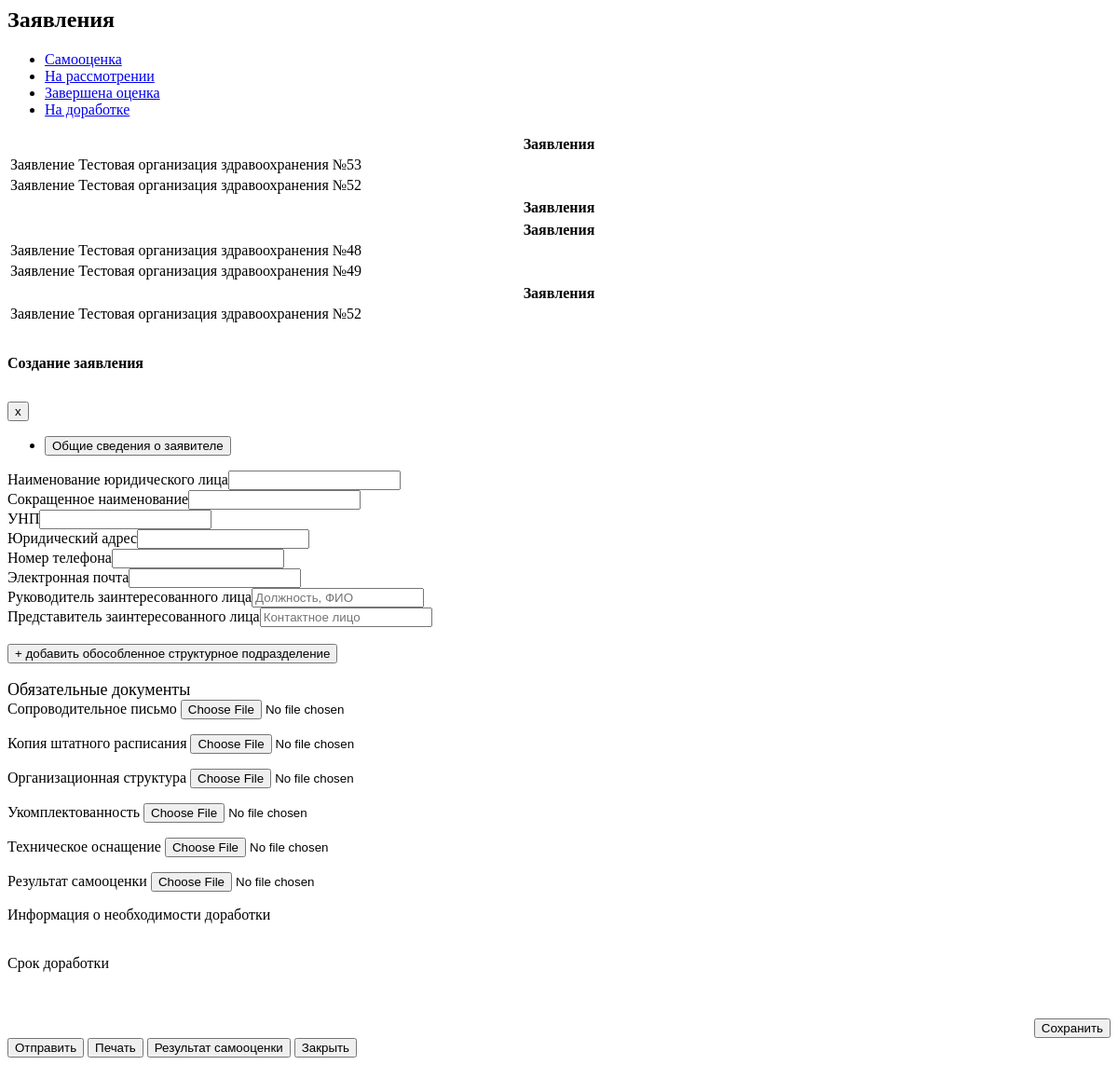
Screenshot of /api_application.php (signed in) with the database file from the repository.
### tables this page shows
CREATE TABLE `applications` (
  `id_application` int NOT NULL,
  `naim` varchar(255) DEFAULT NULL,
  `sokr_naim` varchar(255) DEFAULT NULL,
  `unp` varchar(255) DEFAULT NULL,
  `ur_adress` varchar(255) DEFAULT NULL,
  `tel` varchar(255) DEFAULT NULL,
  `email` varchar(255) DEFAULT NULL,
  `rukovoditel` text,
  `predstavitel` text,
  `soprovod_pismo` text,
  `copy_rasp` text,
  `org_structure` text,
  `ucomplect` text,
  `tech_osn` text,
  `id_user` int NOT NULL,
  `id_status` int DEFAULT NULL,
  `date_send` date DEFAULT NULL,
  `date_accept` date DEFAULT NULL,
  `date_complete` date DEFAULT NULL,
  `date_council` date DEFAULT NULL,
  `fileReport` varchar(555) DEFAULT NULL,
  `fileReportSamoocenka` varchar(555) DEFAULT NULL,
  `activ_cursor` tinyint(1) DEFAULT NULL,
  `id_responsible` int DEFAULT NULL,
  `ProtokolSoveta` varchar(555) DEFAULT NULL,
  `ZaklSoveta` varchar(555) DEFAULT NULL,
  `PlanDateSoveta` date DEFAULT NULL,
  `ReshenieSoveta` text,
  `SrokResheniaSoveta` date DEFAULT NULL,
  `infDorabotkiFile` varchar(555) DEFAULT NULL,
  `dateInputDorabotki` date DEFAULT NULL
);

CREATE TABLE `users` (
  `id_user` int NOT NULL,
  `username` varchar(255) NOT NULL,
  `login` varchar(255) NOT NULL,
  `password` varchar(255) NOT NULL,
  `id_role` int NOT NULL,
  `online` varchar(255) DEFAULT NULL,
  `last_act` varchar(255) DEFAULT NULL,
  `last_time_online` varchar(255) DEFAULT NULL,
  `last_page` varchar(255) DEFAULT NULL,
  `oblast` int DEFAULT NULL,
  `predsedatel` tinyint(1) DEFAULT NULL,
  `secretar` tinyint(1) DEFAULT NULL,
  `sotrudnik_MA` tinyint(1) DEFAULT NULL,
  `ne_sotrudnik_MA` tinyint(1) DEFAULT NULL,
  `doctor_expert` tinyint(1) DEFAULT NULL
);

### api_application.php (the view, shortened to what the rows shown need)
<?php if(isset($_COOKIE['login'])){?>
<div class="content-wrapper">
            <div class="d-xl-flex justify-content-between align-items-start">
              <h2 class="text-dark font-weight-bold mb-2"> Заявления </h2>
            </div>
            <div class="row">
              <div class="col-md-12">
                <div class="tab-content tab-transparent-content">
                  <div class="tab-pane fade show active" id="allApps" role="tabpanel" aria-labelledby="home-tab">
                    <div class="row">
                      <div class="col-12 grid-margin">
                        <div class="card">
                          <div class="card-body">
                              <?php
                              $login = $_COOKIE['login'];
                              $insertquery = "SELECT * FROM users WHERE login='$login'";
                              $rez = mysqli_query($con, $insertquery) or die("Ошибка " . mysqli_error($con));
                              $username = "";
                              if (mysqli_num_rows($rez) == 1)
                              {
                                  $row = mysqli_fetch_assoc($rez);
                                  $id = $row['id_user'];
                                  $username = $row['username'];
                              }
                              $query = "SELECT a.*, u.username, ram.*, a.id_application as app_id
                                FROM applications a
                               left outer join report_application_mark ram on a.id_application=ram.id_application
                                left outer join users u on a.id_user =u.id_user where a.id_user='$id' and (id_status = 1 or id_status = 5)";
                              $result=mysqli_query($con, $query) or die ( mysqli_error($con));
                              for ($data = []; $row = mysqli_fetch_assoc($result); $data[] = $row);
                              ?>
                              <table id="example" class="table table-striped table-bordered" style="width:100%">
                                  <thead>
                                  <tr>
                                      <th>Заявления</th>
                                  </tr>
                                  </thead>
                                  <tbody>
                                  <?php
                                      foreach ($data as $app) {
                                          include "mainMark.php";
                                          ?>
                                          <tr onclick="showModal('<?= $app['app_id'] ?>','<?= $str_CalcSelfMark ?>', '')" style="cursor: pointer;">
                                              <td>Заявление <?= $username ?> №<?= $app['app_id'] ?></td>
                                          </tr>
                                          <?php
                                      }
                                  ?>
                                  </tbody>
                              </table>
                          </div>
                        </div>
                      </div>
                    </div>
                  </div>
                </div>
                  <div class="tab-content tab-transparent-content">
                      <div class="tab-pane fade" id="rassmotrenie" role="tabpanel" aria-labelledby="rassmotrenie-tab">
                          <div class="row">
                              <div class="col-12 grid-margin">
                                  <div class="card">
                                      <div class="card-body">
                                          <?php
                                          $login = $_COOKIE['login'];
                                          $insertquery = "SELECT * FROM users WHERE login='$login'";
                                          $rez = mysqli_query($con, $insertquery) or die("Ошибка " . mysqli_error($con));
                                          if (mysqli_num_rows($rez) == 1)
                                          {
                                              $row = mysqli_fetch_assoc($rez);
                                              $id = $row['id_user'];
                                          }
                                          $query = "SELECT a.*, u.username, ram.*, a.id_application as app_id
                                FROM applications a
                               left outer join report_application_mark ram on a.id_application=ram.id_application
                                left outer join users u on a.id_user =u.id_user where a.id_user='$id' and id_status in (2,3)";
                                          $result=mysqli_query($con, $query) or die ( mysqli_error($con));
                                          for ($data = []; $row = mysqli_fetch_assoc($result); $data[] = $row);
                                          ?>
                                          <table id="example" class="table table-striped table-bordered" style="width:100%">
                                              <thead>
                                              <tr>
                                                  <th>Заявления</th>
                                              </tr>
                                              </thead>
                                          </table>
                                      </div>
                                  </div>
                              </div>
                          </div>
                      </div>
                  </div>
                  <div class="tab-content tab-transparent-content">
                      <div class="tab-pane fade" id="odobrennie" role="tabpanel" aria-labelledby="odobrennie-tab">
                          <div class="row">
                              <div class="col-12 grid-margin">
                                  <div class="card">
                                      <div class="card-body">
                                          <?php
                                          $login = $_COOKIE['login'];
                                          $insertquery = "SELECT * FROM users WHERE login='$login'";
                                          $rez = mysqli_query($con, $insertquery) or die("Ошибка " . mysqli_error($con));
                                          $username = "";
                                          if (mysqli_num_rows($rez) == 1)
                                          {
                                              $row = mysqli_fetch_assoc($rez);
                                              $id = $row['id_user'];
                                              $username = $row['username'];
                                          }
                                          $query = "SELECT a.*, u.username, ram.*, a.id_application as app_id
                                FROM applications a
                               left outer join report_application_mark ram on a.id_application=ram.id_application
                                left outer join users u on a.id_user =u.id_user where a.id_user='$id' and id_status = 4";
                                          $result=mysqli_query($con, $query) or die ( mysqli_error($con));
                                          for ($data = []; $row = mysqli_fetch_assoc($result); $data[] = $row);
                                          ?>
                                          <table id="example" class="table table-striped table-bordered" style="width:100%">
                                              <thead>
                                              <tr>
                                                  <th>Заявления</th>
                                              </tr>
                                              </thead>
                                              <tbody>
                                              <?php
                                              foreach ($data as $app) {
                                                  include "mainMark.php";
                                                  ?>
                                                  <tr onclick="showModal('<?= $app['app_id'] ?>', '<?= $str_CalcSelfMark ?>', '')" style="cursor: pointer;">
                                                      <td>Заявление <?= $username ?> №<?= $app['app_id'] ?></td>
                                                  </tr>
                                                  <?php
                                              }
                                              ?>
                                              </tbody>
                                          </table>
                                      </div>
                                  </div>
                              </div>
                          </div>
                      </div>
                  </div>
                  <div class="tab-content tab-transparent-content">
                      <div class="tab-pane fade" id="neodobrennie" role="tabpanel" aria-labelledby="neodobrennie-tab">
                          <div class="row">
                              <div class="col-12 grid-margin">
                                  <div class="card">
                                      <div class="card-body">
                                          <?php
                                          $login = $_COOKIE['login'];
                                          $insertquery = "SELECT * FROM users WHERE login='$login'";
                                          $rez = mysqli_query($con, $insertquery) or die("Ошибка " . mysqli_error($con));
                                          $username = "";
                                          if (mysqli_num_rows($rez) == 1)
                                          {
                                              $row = mysqli_fetch_assoc($rez);
                                              $id = $row['id_user'];
                                              $username = $row['username'];
                                          }
                                          $query = "SELECT a.*, u.username, ram.*, a.id_application as app_id
                                FROM applications a
                               left outer join report_application_mark ram on a.id_application=ram.id_application
                                left outer join users u on a.id_user =u.id_user where a.id_user='$id' and id_status = 5";
                                          $result=mysqli_query($con, $query) or die ( mysqli_error($con));
                                          for ($data = []; $row = mysqli_fetch_assoc($result); $data[] = $row);
                                          ?>
                                          <table id="example" class="table table-striped table-bordered" style="width:100%">
                                              <thead>
                                              <tr>
                                                  <th>Заявления</th>
                                              </tr>
                                              </thead>
                                              <tbody>
                                              <?php
                                              foreach ($data as $app) {
                                                  include "mainMark.php";
                                                  ?>
                                                  <tr onclick="showModal('<?= $app['app_id'] ?>', '<?= $str_CalcSelfMark ?>', '')" style="cursor: pointer;">
                                                      <td>Заявление <?= $username ?> №<?= $app['app_id'] ?></td>
                                                  </tr>
                                                  <?php
                                              }
                                              ?>
                                              </tbody>
                                          </table>
                                      </div>
                                  </div>
                              </div>
                          </div>
                      </div>
                  </div>
              </div>
            </div>
          </div>
<?php } ?>

### rows the page displays
applications: id_user.username "Тестовая организация здравоохранения", id_application "53"
applications: id_user.username "Тестовая организация здравоохранения", id_application "52"
applications: id_user.username "Тестовая организация здравоохранения", id_application "48"
applications: id_user.username "Тестовая организация здравоохранения", id_application "49"
